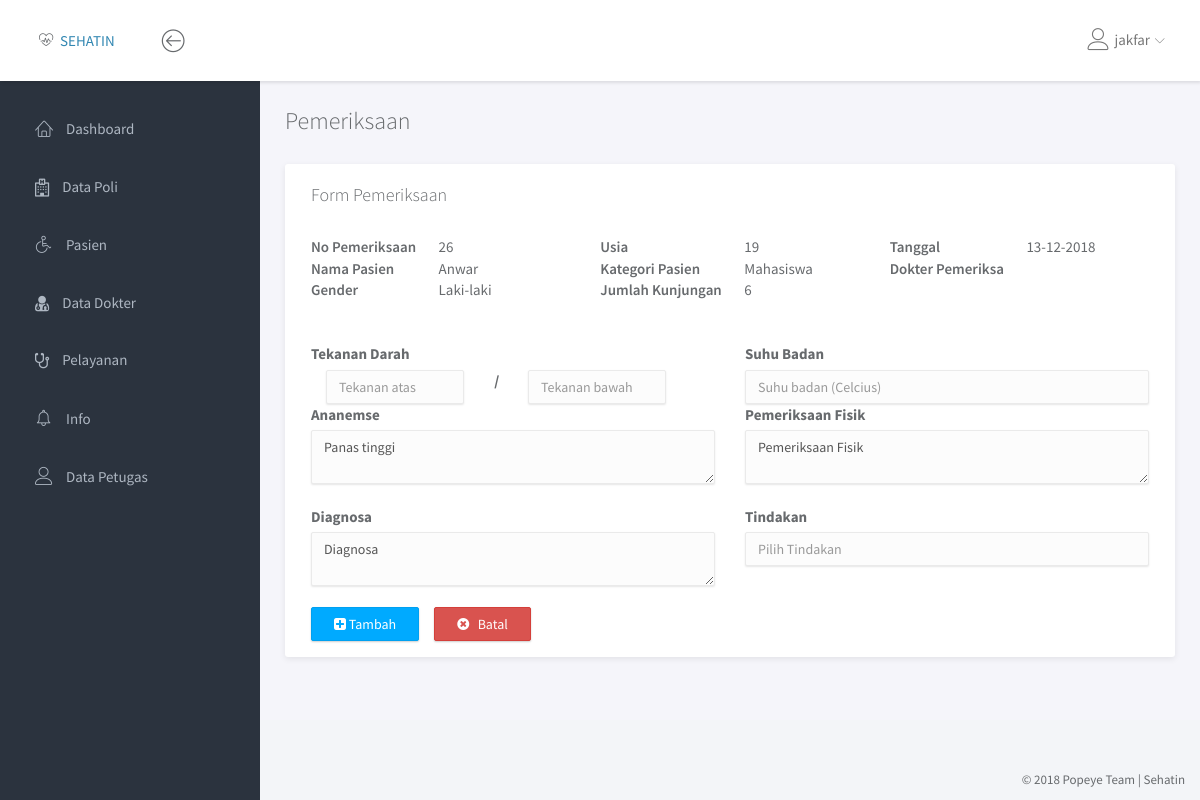
Before: /pembayaran/form_pembayaran.php?id_pasien=5&id_antrian=43&id_pemeriksaan=21 (signed in) with the older database file.
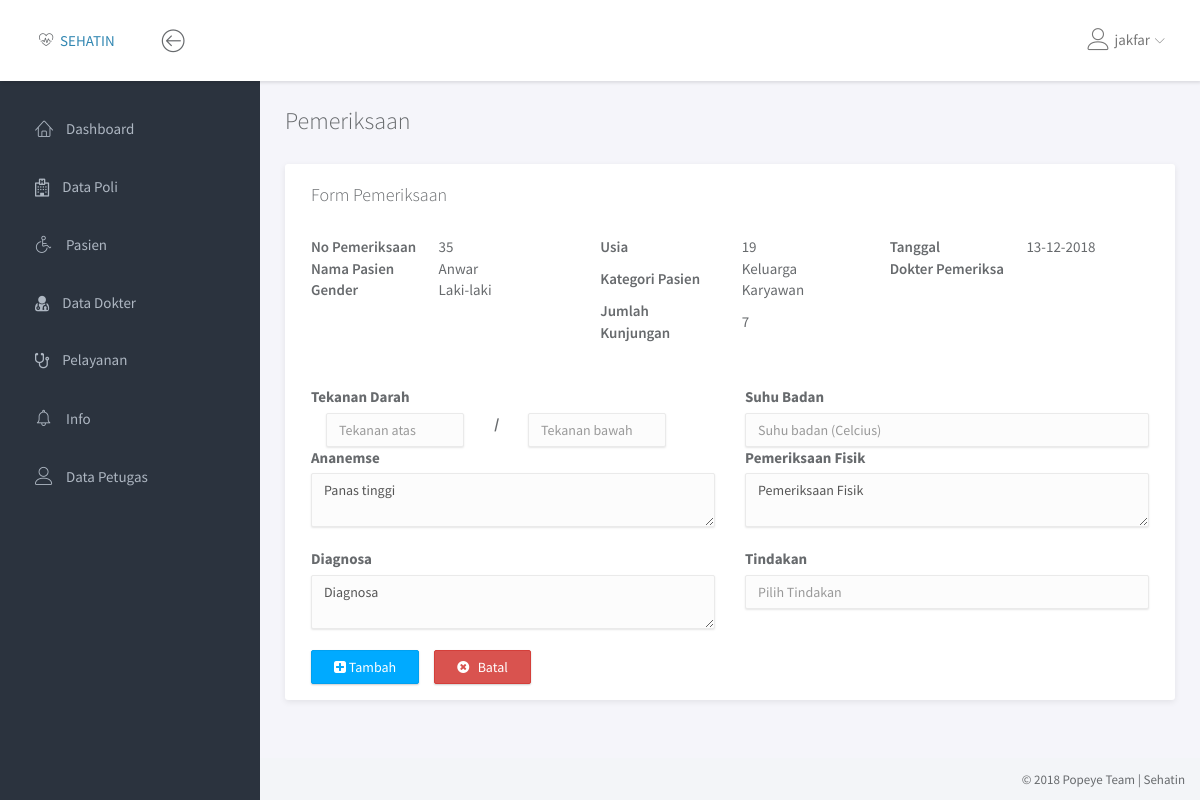
After: the same page with the newer database file.
### tables this page shows
CREATE TABLE `antrian` (
  `id_antrian` int(11) NOT NULL,
  `id_pasien` int(11) NOT NULL,
  `waktu` datetime NOT NULL,
  `status` varchar(30) NOT NULL,
  `id_poli` tinyint(3) NOT NULL,
  `keluhan` text NOT NULL
);

CREATE TABLE `pasien` (
  `id_pasien` int(11) NOT NULL,
  `no_identitas` varchar(16) NOT NULL,
  `nama` varchar(50) NOT NULL,
  `tmpt_lahir` varchar(30) NOT NULL,
  `tgl_lahir` date NOT NULL,
  `gender` enum('Laki-laki','Perempuan') NOT NULL,
  `alamat` varchar(60) NOT NULL,
  `no_hp` varchar(13) NOT NULL,
  `pendidikan` varchar(5) NOT NULL,
  `status_perkawinan` enum('Belum Kawin','Kawin') NOT NULL,
  `kategori` enum('Umum','Karyawan','Keluarga Karyawan','Mahasiswa') NOT NULL
);

### pembayaran/form_pembayaran.php (the view, shortened to what the changed rows need)
<!doctype html>
<html lang="en">
<head>
	<link rel="stylesheet" href="../assets/vendor/bootstrap/css/bootstrap.min.css">
	<link rel="stylesheet" href="../assets/vendor/font-awesome/css/font-awesome.min.css">
	<link rel="stylesheet" href="../assets/vendor/linearicons/style.css">
	<link rel="stylesheet" href="../assets/vendor/chartist/css/chartist-custom.css">
	<link rel="stylesheet" href="../assets/css/main.css">
</head>
<body>
	<div id="wrapper">
		<?php
			include '../dashboard/navbar.php';
			mysqli_query($con, "UPDATE antrian SET status = 'Diperiksa' WHERE id_antrian = '$_GET[id_antrian]'");
      $qrm = mysqli_query($con, "SELECT p.*, a.*,(SELECT COUNT(*) FROM antrian WHERE id_pasien = '$_GET[id_pasien]' ) as jml_kunjungan FROM pasien p, antrian a WHERE p.id_pasien = '$_GET[id_pasien]' AND a.id_antrian='$_GET[id_antrian]'");
			$rm = mysqli_fetch_assoc($qrm);
      $today = new DateTime();
      $tgl_lahir = new DateTime($rm['tgl_lahir']);
      $usia = $today->diff($tgl_lahir)->y;
      $qid = mysqli_query($con, "SELECT MAX(id_pemeriksaan) as id FROM pemeriksaan");
      $id = mysqli_fetch_assoc($qid);
	  $id = $id['id'] + 1;
		?>
		 <div class="main">
		 	<div class="main-content">
		 		<div class="container-fluid">
		 			<div class="row">
		 				<div class="col-md-12">
		 					<div class="panel">
		 						<div class="panel-body">
                  <div class="row">
                    <div class="col-md-4">
                      <div class="table-responsive">
                        <table>
                          <tr>
                            <th>No Pemeriksaan</th>
                            <td>&ensp;&emsp;</td>
                            <td><?php echo $id; ?></td>
                          </tr>
                          <tr>
                            <th>Nama Pasien</th>
                            <td>&ensp;&emsp;</td>
                            <td><?php echo $rm['nama'] ?></td>
                          </tr>
                          <tr>
                            <th>Gender</th>
                            <td>&ensp;&emsp;</td>
                            <td><?php echo $rm['gender'] ?></td>
                          </tr>
                        </table>
                      </div>
                    </div>
                    <div class="col-md-4">
                      <div class="table-responsive">
                        <table>
                          <tr>
                            <th>Usia</th>
                            <td>&ensp;&emsp;</td>
                            <td><?php echo $usia; ?></td>
                          </tr>
                          <tr>
                            <th>Kategori Pasien</th>
                            <td>&ensp;&emsp;</td>
                            <td><?php echo $rm['kategori'] ?></td>
                          </tr>
                          <tr>
                            <th>Jumlah Kunjungan</th>
                            <td>&ensp;&emsp;</td>
                            <td><?php echo $rm['jml_kunjungan'] ?></td>
                          </tr>
                        </table>
                      </div>
                    </div>
                    <div class="col-md-4">
                      <div class="table-responsive">
                        <table>
                          <tr>
                            <th>Tanggal</th>
                          </tr>
                          <tr>
                            <th>Dokter Pemeriksa</th>
                          </tr>
                        </table>
                      </div>
                    </div>
                  </div>
                  <br>
                  <br>
		 							<form method="POST" action="">
		 								<div class="row">
		 									<div class="col-md-6">
                        <label for="">Ananemse</label>
												<textarea name="keluhan" class="form-control"><?php echo $rm['keluhan'] ?></textarea>
		 									</div>
		 								</div>
		 								<br>
		 								<br>
		 							</form>
		 						</div>
		 					</div>
		 				</div>
		 			</div>
		 		</div>
		 	</div>
		 </div>
	</div>
</body>
</html>

Changed rows visible on the page:
changed through a linked row, antrian "Panas tinggi": id_pasien.kategori "Mahasiswa" → "Keluarga Karyawan"
Other visible differences:
$id: "26" → "35"
$rm['jml_kunjungan']: "6" → "7"
